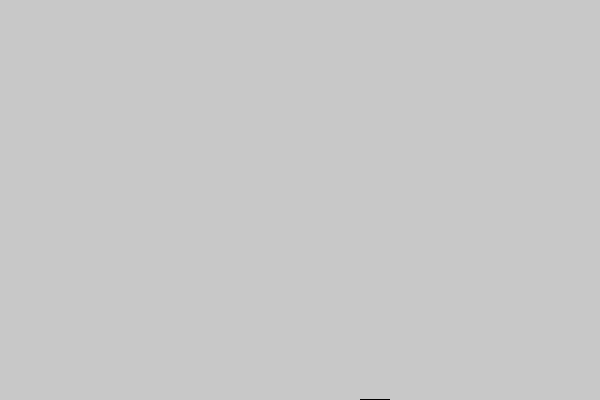
Frame 1 (no input)
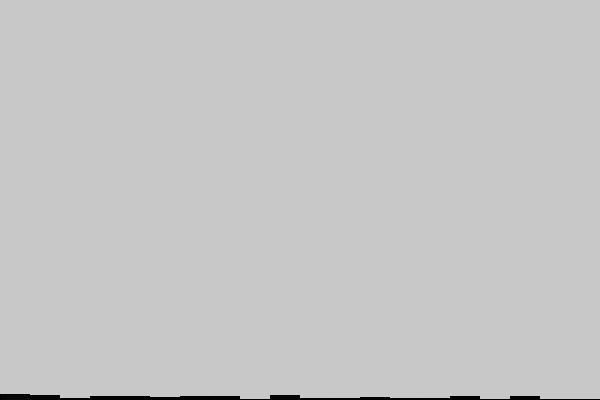
Frame 60 (the mouse pressed at the canvas centre just before this capture)
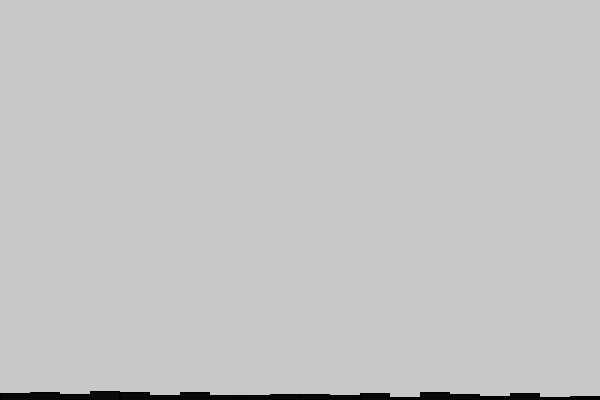
Frame 120 (the mouse held since frame 60 and released just before this capture)

The Processing sketch that drew these frames (run headless with seeded random() and noise(); from frame 60 on, the mouse is pressed at the canvas centre):

// Processing sketch: random_pillar_height_increase
// ── random_pillar_height_increase.pde

int[] randoms;
int index;

void setup() {
  size(600, 400);
  background(200);
  randoms = new int[20];
}

void draw() {
  index = int(random(randoms.length));
  randoms[index]++;

  int w = width/randoms.length;
  for (int x = 0; x < randoms.length; x++) {
    stroke(0);
    fill(randoms[x] % 195); 
    rect(x * w, height - randoms[x], w -1, randoms[x]);

    if (randoms[x] > height) {
      randoms = new int[20];
      background(200);
    }
  }
}
